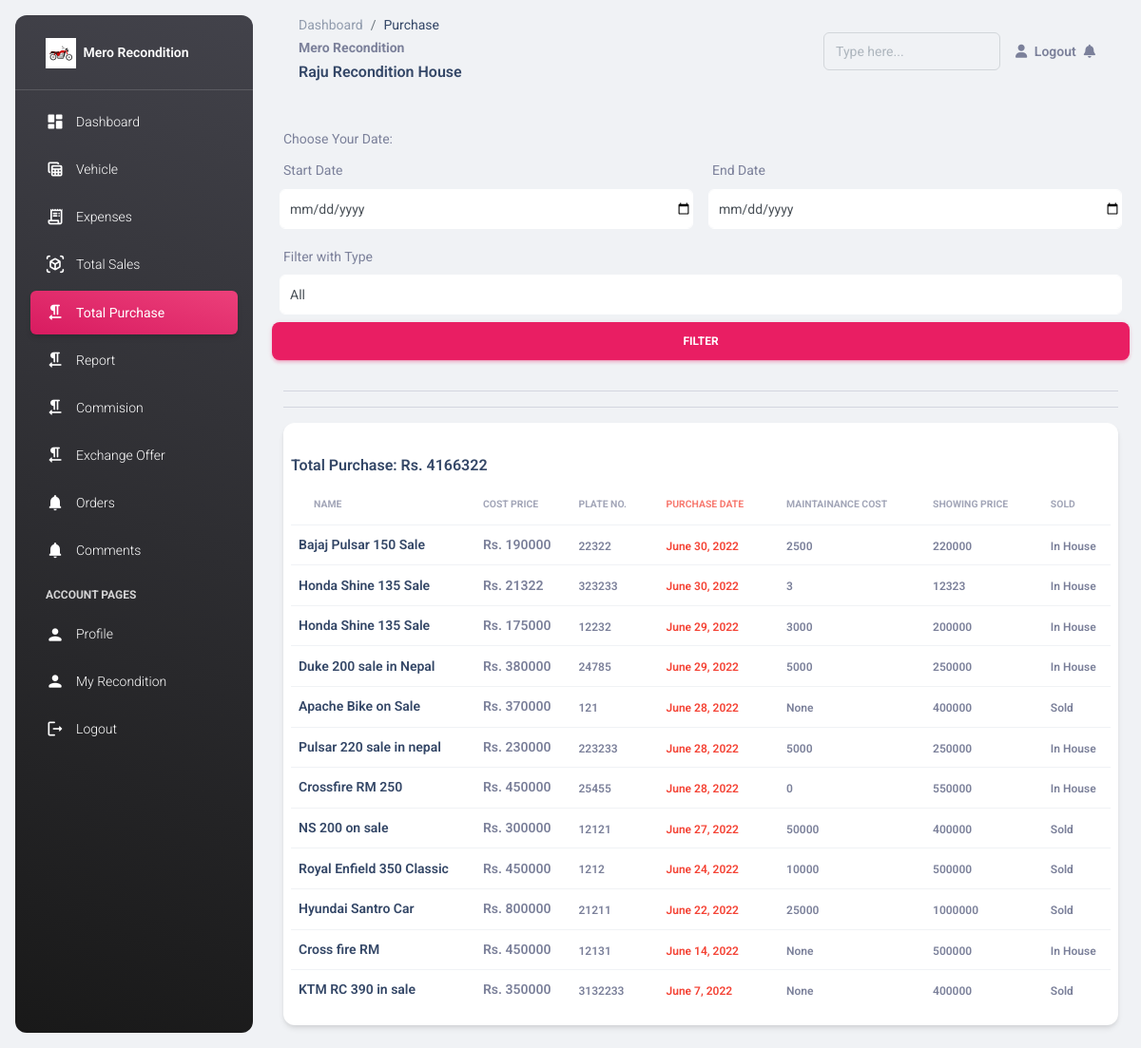
The app's page /recondition/purchase (signed in) with its own data.
### recon/models.py (models this page shows, shortened)
class CustomUser(AbstractUser):
    user_type_data = (("owner", "owner"), ("recondition", 'recondition'), ("customer", 'customer'))
    user_type = models.CharField(default = "owner", choices = user_type_data, max_length = 20)
    email = models.EmailField(unique = True)

class Recondition(models.Model):
    id = models.AutoField(primary_key = True)
    admin = models.OneToOneField(CustomUser, on_delete=models.CASCADE)
    number = models.BigIntegerField(blank= True, null = True)
    recondition_name = models.CharField(max_length=200)
    slug = models.SlugField(max_length=200, unique = True)
    Temporary_address = models.CharField(max_length = 300)
    District = models.CharField(max_length = 50, default = 'Kathmandu')
    profile_pic = models.ImageField(upload_to = "Recondition", blank = True)
    verified = models.BooleanField(default=False)
    created_at = models.DateTimeField(auto_now_add= True)
    expire_on = models.DateField(blank= True, null = True)
    long = models.CharField(max_length = 30, blank = True, null = True)
    lat = models.CharField(max_length = 30, blank = True, null = True)
    call = models.IntegerField()
    objects = models.Manager()

class Vehicle(models.Model):
    id = models.AutoField(primary_key=True)
    user = models.ForeignKey(CustomUser, related_name = "user_vehicle", on_delete= models.CASCADE)
    type = models.ForeignKey(Category, related_name="vehicle_category", on_delete=models.DO_NOTHING)
    name = models.CharField(max_length=100)
    slug = models.SlugField(max_length=200, unique = True)
    cost_price = models.IntegerField()
    plate_no = models.CharField(max_length=50)
    maintainance_cost = models.IntegerField(blank=True, null =True)
    maintainance_detail = models.CharField(max_length=500, blank=True, null =True)
    purchase_date = models.DateField(blank=True)
    sold_date = models.DateField(blank=True, null =True)
    showing_price = models.IntegerField()
    sold_status = models.BooleanField(default=False)
    image = models.ImageField(upload_to = "vehicle", blank = True , null =True)
    sold_price = models.IntegerField(blank=True , null =True)
    remarks = models.CharField(max_length=1000, blank=True, null =True)
    book_no = models.CharField(max_length=200 , blank=True, null =True)
    insurance = models.CharField(max_length=1000, blank=True , null =True)
    run_km = models.IntegerField()
    modal = models.CharField(max_length = 200, blank=True, null =True)
    objects = models.Manager()

### recond/views.py (the view, shortened to what this page needs)
# urls.py: path('purchase', views.Purchase.as_view(), name = "purchase" ),
class Purchase(TemplateView):
    template_name = "recondition/purchase.html"
    def get(self, request, *args, **kwagrs):
        purchase = Vehicle.objects.filter(user = request.user).order_by('-purchase_date')
        total_purchase = purchase.aggregate(Sum('cost_price'))
        dist =  {
            'purchase':purchase,
            'total_purchase':total_purchase,
            'type':Type.objects.all(),
        }
        return render(request, self.template_name, dist)

### templates/recondition/purchase.html (shortened to what this page needs)
{% extends 'recondition/homepage.html' %}
{% block pages %}
    <ol class="breadcrumb bg-transparent mb-0 pb-0 pt-1 px-0 me-sm-6 me-5">
        <li class="breadcrumb-item text-sm"><a class="opacity-5 text-dark" href="{%url 'recond:homepage'%}">Dashboard</a></li>
        <li class="breadcrumb-item text-sm text-dark active" aria-current="page">Purchase</li>
    </ol>
{% endblock pages %}
{% block content %}
    <div class="container-fluid py-4">
        <div class="dateBox">
          <small>Choose Your Date:</small>
          <form action="" method="post">
            <div class="row">
                <div class="col-12 col-md-6 p-2">
                  <label for="start"> Start Date</label>
                  <input type="date" class="form-control" name = "start" value="{{start}}">
                </div>
                <div class="col-12 col-md-6 p-2">
                  <label for="end"> End Date</label>
                  <input type="date" class="form-control" name = "end" value="{{end}}">
                </div>
                <div class="col-12 col-md-12 p-2">
                  <label for="end">Filter with Type </label>
                  <select name="type" id="" class="form-control">
                    <option value="all">All</option>
                  </select>
                </div>
                <button class="btn btn-primary">
                  Filter
                </button>
            </div>
          </form>
        </div>
        <hr>
        <hr>
        <div class="col-12">
            <div class="card">
              <div class="card-body px-0 pb-2">
                <div class="table-responsive p-2">
                  <h6>Total Purchase: Rs. {{total_purchase.cost_price__sum}}</h6>
                  <table class="table align-items-center justify-content-center mb-0">
                    <thead>
                      <tr>
                        <th class="text-uppercase text-secondary text-xxs font-weight-bolder opacity-7">Name</th>
                        <th class="text-uppercase text-secondary text-xxs font-weight-bolder opacity-7 ps-2">Cost Price</th>
                        <th class="text-uppercase text-secondary text-xxs font-weight-bolder opacity-7 ps-2">Plate No.</th>
                        <th class="text-uppercase text-danger text-xxs font-weight-bolder opacity-7 ps-2">Purchase Date</th>
                        <th class="text-uppercase text-secondary text-xxs font-weight-bolder opacity-7 ps-2">Maintainance Cost</th>
                        <th class="text-uppercase text-secondary text-xxs font-weight-bolder opacity-7 ps-2">Showing Price</th>
                        <th class="text-uppercase text-secondary text-xxs font-weight-bolder opacity-7 ps-2">Sold</th>
                      </tr>
                    </thead>
                    <tbody>
                      {% for i in purchase  %}
                      <tr class="ps-2">
                          <td>
                            <h6 class="mb-0 text-sm">{{i.name}}</h6>
                          </td>
                          <td>
                            <p class="text-sm font-weight-bold mb-0">Rs. {{i.cost_price}}</p>
                          </td>
                          <td>
                            <span class="text-xs font-weight-bold">{{i.plate_no}}</span>
                          </td>
                          <td>
                            <span class="text-xs font-weight-bold text-danger">{{i.purchase_date}}</span>
                          </td>
                          <td>
                            <span class="text-xs font-weight-bold">{{i.maintainance_cost}}</span>
                          </td>
                          <td>
                            <span class="text-xs font-weight-bold">{{i.showing_price}}</span>
                          </td>
                          <td>
                            <span class="text-xs font-weight-bold">{%if i.sold_status%} Sold {%else%} In House {%endif%}</span>
                          </td>
                        </tr>
                      {% endfor %}
                    </tbody>
                  </table>
                </div>
              </div>
            </div>
        </div>
    </div>
{% endblock content %}

### templates/dashbord/dashboard.html (shortened to what this page needs)
{% load static %}
<!DOCTYPE html>
<html lang="en">
  {% load pwa %}
<head>
  <link href="{%static 'assets/css/nucleo-icons.css' %} " rel="stylesheet" />
  <link href="{%static 'assets/css/nucleo-svg.css' %} " rel="stylesheet" />
  <link id="pagestyle" href="{%static 'assets/css/material-dashboard.css' %} " rel="stylesheet" />
</head>
<body class="g-sidenav-show  bg-gray-200">
  {% block aside %}
  {%endblock%}
  <main class="main-content position-relative max-height-vh-100 h-100 border-radius-lg ">
    <nav class="navbar navbar-main navbar-expand-lg px-0 mx-4 shadow-none border-radius-xl" id="navbarBlur" navbar-scroll="true">
      <div class="container-fluid py-1 px-3">
        <nav aria-label="breadcrumb">
          {% block pages %}{% endblock pages %}
          <small class="font-weight-bolder mb-0">Mero Recondition</small>
          {% if user.recondition.recondition_name %}
            <h6>{{user.recondition.recondition_name}}</h6>
          {% else %}
            <h6>{{user.username}} Dashboard</h6>
          {% endif %}
        </nav>
        <div class="collapse navbar-collapse mt-sm-0 mt-2 me-md-0 me-sm-4" id="navbar">
          <div class="ms-md-auto pe-md-3 d-flex align-items-center">
            <div class="input-group input-group-outline">
              <form action="" method="post">
                <input type="text" class="form-control" name ="name" placeholder="Type here...">
              </form>
            </div>
          </div>
          <ul class="navbar-nav  justify-content-end">
            <li class="nav-item d-flex align-items-center">
              <a href="{%url 'recon:logout'%}" class="nav-link text-body font-weight-bold px-0">
                <i class="fa fa-user me-sm-1"></i>
                  <span class="d-sm-inline d-none">Logout</span>
              </a>
            </li>
            <li class="nav-item dropdown ps-2 pe-2 d-flex align-items-center">
              <a href="javascript:;" class="nav-link text-body p-0" id="dropdownMenuButton" data-bs-toggle="dropdown" aria-expanded="false">
                <i class="fa fa-bell cursor-pointer" style="position: relative;"></i>
              </a>
            </li>
          </ul>
        </div>
      </div>
    </nav>
    {% block content %}
    {% endblock content %}
  </main>
</body>
</html>

### templates/dashbord/dashboard.html (style rules this page uses)
.form-control { border: 1px solid white; background-color: white; color: #495057; padding-left: 10px; }
.card { cursor: pointer; }

### records on screen
CustomUser: recondition.recondition_name "Raju Recondition House"
Vehicle: name "Bajaj Pulsar 150 Sale", cost_price "190000", plate_no "22322", purchase_date "June 30, 2022", maintainance_cost "2500", showing_price "220000", sold_status "In House"
Vehicle: name "Honda Shine 135 Sale", cost_price "21322", plate_no "323233", purchase_date "June 30, 2022", maintainance_cost "3", showing_price "12323", sold_status "In House"
Vehicle: name "Honda Shine 135 Sale", cost_price "175000", plate_no "12232", purchase_date "June 29, 2022", maintainance_cost "3000", showing_price "200000", sold_status "In House"
Vehicle: name "Duke 200 sale in Nepal", cost_price "380000", plate_no "24785", purchase_date "June 29, 2022", maintainance_cost "5000", showing_price "250000", sold_status "In House"
Vehicle: name "Apache Bike on Sale", cost_price "370000", plate_no "121", purchase_date "June 28, 2022", maintainance_cost "None", showing_price "400000", sold_status "Sold"
Vehicle: name "Pulsar 220 sale in nepal", cost_price "230000", plate_no "223233", purchase_date "June 28, 2022", maintainance_cost "5000", showing_price "250000", sold_status "In House"
Vehicle: name "Crossfire RM 250", cost_price "450000", plate_no "25455", purchase_date "June 28, 2022", maintainance_cost "0", showing_price "550000", sold_status "In House"
Vehicle: name "NS 200 on sale", cost_price "300000", plate_no "12121", purchase_date "June 27, 2022", maintainance_cost "50000", showing_price "400000", sold_status "Sold"
Vehicle: name "Royal Enfield 350 Classic", cost_price "450000", plate_no "1212", purchase_date "June 24, 2022", maintainance_cost "10000", showing_price "500000", sold_status "Sold"
Vehicle: name "Hyundai Santro Car", cost_price "800000", plate_no "21211", purchase_date "June 22, 2022", maintainance_cost "25000", showing_price "1000000", sold_status "Sold"
Vehicle: name "Cross fire RM", cost_price "450000", plate_no "12131", purchase_date "June 14, 2022", maintainance_cost "None", showing_price "500000", sold_status "In House"
Vehicle: name "KTM RC 390 in sale", cost_price "350000", plate_no "3132233", purchase_date "June 7, 2022", maintainance_cost "None", showing_price "400000", sold_status "Sold"

### other values on screen
{{ total_purchase.cost_price__sum }} "4166322"
